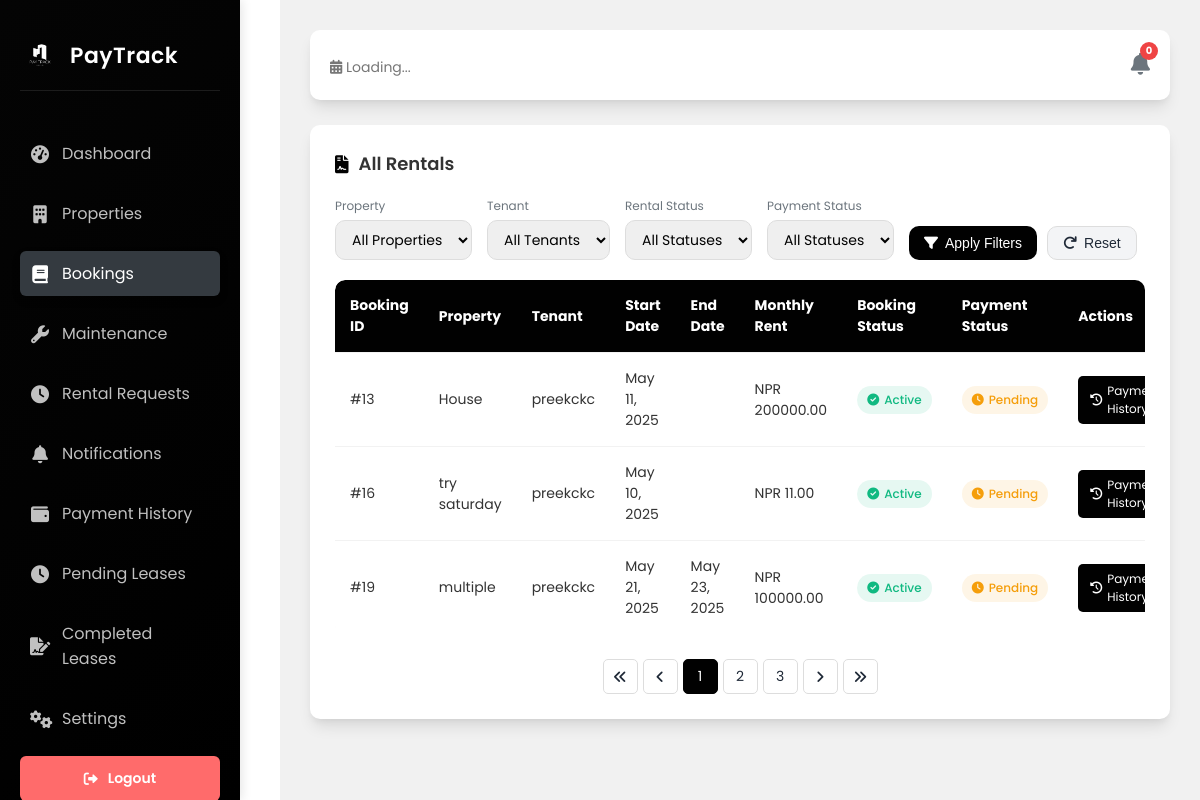
The page /bookings/ (signed in) on the database its author committed.
### user/models.py (models this page shows, shortened)
class Property(models.Model):
    PROPERTY_TYPES = [
        ('house', 'House'),
        ('apartment', 'Apartment'),
        ('villa', 'Villa'),
        ('land', 'Land'),
    ]
    homeowner = models.ForeignKey(
        settings.AUTH_USER_MODEL,
        on_delete=models.CASCADE,
        related_name='properties',
        null=True,
        blank=True
    )
    title = models.CharField(max_length=200, default="Unnamed Property")
    location = models.CharField(max_length=200, default="Unknown Location")
    property_type = models.CharField(max_length=20, choices=PROPERTY_TYPES, default='house')
    price = models.DecimalField(max_digits=10, decimal_places=2, default=0.00)
    bedrooms = models.IntegerField(null=True, blank=True, default=1)
    bathrooms = models.IntegerField(null=True, blank=True, default=1)
    description = models.TextField(default="No description available.")
    image = models.ImageField(upload_to='properties/', default='default_property.jpg')
    featured = models.BooleanField(default=False)
    is_available = models.BooleanField(default=True)  # New: To show if property is rented

class CustomUser(AbstractUser):
    USER_TYPE_CHOICES = (
        ('tenant', 'Tenant'),
        ('home owner', 'Home Owner'),
    )
    email = models.EmailField(unique=True,null=True)  # Ensuring unique emails for authentication
    user_type = models.CharField(max_length=20, choices=USER_TYPE_CHOICES, default='customer')
    phone_number = models.CharField(max_length=15, blank=True, null=True)
    address = models.TextField(blank=True, null=True)
    company_name = models.CharField(max_length=255, blank=True, null=True)
    date_of_birth = models.DateField(blank=True, null=True)
    USERNAME_FIELD = 'email'  # Login with email instead of username
    REQUIRED_FIELDS = ['username']  # Keep username as an optional field if necessary

class Rental(models.Model):
    tenant = models.ForeignKey(
        settings.AUTH_USER_MODEL,
        on_delete=models.CASCADE,
        limit_choices_to={'user_type': 'tenant'}
    )
    property = models.ForeignKey(Property, on_delete=models.CASCADE)
    rent_amount = models.DecimalField(max_digits=10, decimal_places=2)
    start_date = models.DateField()
    end_date = models.DateField(blank=True, null=True)
    is_active = models.BooleanField(default=True)

### user/views.py (the view)
# urls.py: path('bookings/', views.booking_list, name='booking_list'),
@login_required
def booking_list(request):
    if request.user.user_type == 'home owner':
        rentals = Rental.objects.filter(
            property__homeowner=request.user,
            is_active=True
        ).select_related('property', 'tenant').prefetch_related('property__images')
        pending_leases = RentalRequest.objects.filter(
            property__homeowner=request.user,
            status='approved'
        ).exclude(
            rental_lease_agreement__rental__isnull=False
        ).select_related('property', 'tenant', 'rental_lease_agreement').prefetch_related('property__images')
        rental_data = []
        for rental in rentals:
            current_month = timezone.now().replace(day=1)
            payment = RentPayment.objects.filter(
                rental=rental,
                month=current_month
            ).first()
            lease_agreement = getattr(rental, 'rental_lease_agreement', None)
            rental_data.append({
                'id': rental.id,
                'property': rental.property,
                'tenant': rental.tenant,
                'start_date': rental.start_date,
                'end_date': rental.end_date,  # Ensure this is included
                'monthly_rent': rental.rent_amount,
                'status': 'active',
                'payment_status': 'paid' if payment and payment.is_paid else 'pending',
                'payment': payment,
                'lease_signed': True,
                'is_rental': True,
                'type': 'rental'
            })
        for pending_request in pending_leases:
            lease = getattr(pending_request, 'rental_lease_agreement', None)
            rental_data.append({
                'id': pending_request.id,
                'property': pending_request.property,
                'tenant': pending_request.tenant,
                'start_date': pending_request.start_date,
                'end_date': pending_request.end_date,  # Include end date from rental request
                'monthly_rent': pending_request.property.price,
                'status': 'pending_lease',
                'payment_status': 'n/a',
                'payment': None,
                'lease_signed': False,
                'is_rental': False,
                'lease_agreement': lease,
                'type': 'rental_request'
            })
        context = {
            'bookings': rental_data,
            'is_homeowner': True
        }
    else:
        rentals = Rental.objects.filter(tenant=request.user, is_active=True).prefetch_related('property__images')
        booking_data = []
        for rental in rentals:
            booking_data.append({
                'id': rental.id,
                'property': rental.property,
                'tenant': rental.tenant,
                'start_date': rental.start_date,
                'end_date': rental.end_date,
                'rent_amount': rental.rent_amount,
                'is_active': rental.is_active
            })
        context = {
            'bookings': booking_data,
            'is_homeowner': False
        }
    return render(request, 'user/booking_list.html', context)

### user/templates/user/booking_list.html (shortened to what this page needs)
{% block content %}
<!DOCTYPE html>
<html lang="en">
<head>
  {% load static %}
  <link rel="stylesheet" href="{% static 'css/dashboard.css' %}">
  <link href="https://cdnjs.cloudflare.com/ajax/libs/font-awesome/6.0.0-beta3/css/all.min.css" rel="stylesheet">
</head>
<body>
  <div class="dashboard-container">
    <aside class="sidebar">
      <div class="logo-container">
        <img src="{% static 'images/logo.png' %}" alt="PayTrack Logo" class="logo">
        <span>PayTrack</span>
      </div>
      <nav class="menu">
        <ul>
          <li><a href="{% url 'dashboard' %}"><i class="fas fa-tachometer-alt"></i> <span>Dashboard</span></a></li>
          <li><a href="{% url 'property_list' %}"><i class="fas fa-building"></i> <span>Properties</span></a></li>
          <li class="active"><a href="{% url 'booking_list' %}"><i class="fas fa-book"></i> <span>Bookings</span></a></li>
          <li><a href="/owner/maintenance/"><i class="fas fa-wrench"></i> <span>Maintenance</span></a></li>
          <li><a href="{% url 'manage_rental_requests' %}"><i class="fas fa-clock"></i> <span>Rental Requests</span></a></li>
          <li><a href="{% url 'notifications' %}"><i class="fas fa-bell"></i> <span>Notifications</span></a></li>
          <li>
            <a href="{% url 'homeowner_payment_history' %}">
              <i class="fas fa-wallet"></i>
              <span>Payment History</span>
            </a>
          </li>
          <li><a href="{% url 'homeowner_pending_leases' %}"><i class="fas fa-clock"></i> <span>Pending Leases</span></a></li>
<li><a href="{% url 'homeowner_signed_leases' %}"><i class="fas fa-file-signature"></i> <span>Completed Leases</span></a></li>
          <li><a href="{% url 'settings' %}"><i class="fas fa-cogs"></i> <span>Settings</span></a></li>
        </ul>
      </nav>
      <button class="logout" onclick="window.location.href='{% url 'logout' %}'">
        <i class="fas fa-sign-out-alt"></i> <span>Logout</span>
      </button>
    </aside>
    <main class="main-content">
      <header class="header">
        <div class="header-content">
          <p class="date" id="currentDateTime"><i class="fas fa-calendar-alt"></i> Loading...</p>
        </div>
        <div class="search-notification">
          <div class="notification">
            <i class="fas fa-bell"></i>
            <span class="notification-badge">0</span>
          </div>
        </div>
      </header>
      <section class="rental-section">
        <div class="section-header">
          <h2><i class="fas fa-file-contract"></i> All Rentals</h2>
        </div>
        <div class="filters">
          <div class="filter-group">
            <label for="property-filter">Property</label>
            <select id="property-filter">
              <option value="">All Properties</option>
            </select>
          </div>
          <div class="filter-group">
            <label for="tenant-filter">Tenant</label>
            <select id="tenant-filter">
              <option value="">All Tenants</option>
            </select>
          </div>
          <div class="filter-group">
            <label for="status-filter">Rental Status</label>
            <select id="status-filter">
              <option value="">All Statuses</option>
            </select>
          </div>
          <div class="filter-group">
            <label for="payment-filter">Payment Status</label>
            <select id="payment-filter">
              <option value="">All Statuses</option>
            </select>
          </div>
          <div class="filter-buttons">
            <button class="btn-filter">
              <i class="fas fa-filter"></i> Apply Filters
            </button>
            <button class="btn-reset">
              <i class="fas fa-redo"></i> Reset
            </button>
          </div>
        </div>
        <div class="table-container">
          <table class="styled-table">
            <thead>
              <tr>
                <th>Booking ID</th>
                <th>Property</th>
                <th>Tenant</th>
                <th>Start Date</th>
                <th>End Date</th>
                <th>Monthly Rent</th>
                <th>Booking Status</th>
                <th>Payment Status</th>
                <th>Actions</th>
              </tr>
            </thead>
            <tbody>
              {% if is_homeowner %}
                {% if bookings %}
                  {% for booking in bookings %}
                  <tr>
                    <td>#{{ booking.id }}</td>
                    <td>{{ booking.property.title }}</td>
                    <td>{{ booking.tenant.email }}</td>
                    <td>{{ booking.start_date|date:"M d, Y" }}</td>
                    <td class="px-6 py-4 whitespace-nowrap text-sm text-gray-500">
                      <span class="date-text">
                          {% if booking.end_date %}{{ booking.end_date|date:"M d, Y" }}{% else %}N/A{% endif %}
                      </span>
                  </td>
                  {% if booking.type == 'rental' %}
                  <td>NPR {{ booking.monthly_rent|floatformat:2 }}</td>
                  <td>
                    <span class="status {{ booking.status }}">
                      <i class="fas fa-{% if booking.status == 'active' %}check-circle{% elif booking.status == 'pending' %}clock{% elif booking.status == 'expired' %}calendar-times{% endif %}"></i>
                      {{ booking.status|capfirst }}
                    </span>
                  </td>
                  <td>
                    <span class="payment-status {{ booking.payment_status }}">
                      <i class="fas fa-{% if booking.payment_status == 'paid' %}check-circle{% elif booking.payment_status == 'pending' %}clock{% elif booking.payment_status == 'overdue' %}exclamation-circle{% endif %}"></i>
                      {{ booking.payment_status|capfirst }}
                    </span>
                  </td>
                  <td>
                    <div class="actions">
                      <form method="POST" action="{% url 'terminate_lease' booking.id %}" onsubmit="return confirm('Are you sure you want to terminate this lease?');">
                        {% csrf_token %}
                        <button type="submit" class="btn-action btn-terminate">
                          <i class="fas fa-times-circle"></i> Terminate
                        </button>
                      </form>
                      <form method="POST" action="{% url 'delete_lease' booking.id %}" onsubmit="return confirm('Are you sure you want to delete this lease permanently?');" style="width: 100%;">
                        {% csrf_token %}
                        <button type="submit" class="btn-action btn-delete">
                          <i class="fas fa-trash-alt"></i> Delete
                        </button>
                      </form>
                    </div>
                  </td>
                {% elif booking.type == 'rental_request' %}
                  <td>Pending Signature</td>
                  <td>NPR {{ booking.monthly_rent|floatformat:2 }}</td>
                  <td>
                    <span class="status pending">
                      <i class="fas fa-clock"></i> Inactive
                    </span>
                  </td>
                  <td>
                    <div class="actions">
                      {% if booking.lease_agreement and booking.lease_agreement.id %}
                      <a href="{% url 'view_rental_lease' booking.lease_agreement.id %}" class="btn-action btn-view">
                        <i class="fas fa-file-signature"></i> View Lease
                      </a>
                      {% endif %}
                      <form method="POST" action="{% url 'delete_rental_request' booking.id %}" onsubmit="return confirm('Are you sure you want to delete this rental request permanently?');">
                        {% csrf_token %}
                        <button type="submit" class="btn-action btn-delete">
                          <i class="fas fa-trash-alt"></i> Delete
                        </button>
                      </form>
                    </div>
                  </td>
                {% endif %}
                  </tr>
                  {% endfor %}
                {% else %}
                  <tr>
                    <td colspan="9" class="no-data">No active rentals or pending lease requests found.</td>
                  </tr>
                {% endif %}
              {% else %}
                {% if bookings %}
                  {% for booking in bookings %}
                  <tr>
                    <td>#{{ booking.id }}</td>
                    <td>{{ booking.property.title }}</td>
                    <td>{{ booking.tenant.username }}</td>
                    <td>{{ booking.start_date|date:"M d, Y" }}</td>
                    <td>{{ booking.end_date|date:"M d, Y" }}</td>
                    <td>NPR {{ booking.rent_amount|floatformat:2 }}</td>
                    <td>
                      <span class="status {% if booking.is_active %}active{% else %}expired{% endif %}">
                        <i class="fas fa-{% if booking.is_active %}check-circle{% else %}calendar-times{% endif %}"></i>
                        {% if booking.is_active %}Active{% else %}Expired{% endif %}
                      </span>
                    </td>
                    <td>
                      <span class="payment-status pending">
                        <i class="fas fa-clock"></i> Pending
                      </span>
                    </td>
                    <td>
                      <div class="actions">
                        <a href="{% url 'tenant_payment_history' %}" class="btn-action btn-view">
                          <i class="fas fa-history"></i> Payment History
                        </a>
                      </div>
                    </td>
                  </tr>
                  {% endfor %}
                {% else %}
                  <tr>
                    <td colspan="9" class="no-data">No rental agreements found.</td>
                  </tr>
                {% endif %}
              {% endif %}
            </tbody>
          </table>
        </div>
        <div class="pagination">
          <a href="#" class="pagination-item"><i class="fas fa-angle-double-left"></i></a>
          <a href="#" class="pagination-item"><i class="fas fa-angle-left"></i></a>
          <a href="#" class="pagination-item active">1</a>
          <a href="#" class="pagination-item">2</a>
          <a href="#" class="pagination-item">3</a>
          <a href="#" class="pagination-item"><i class="fas fa-angle-right"></i></a>
          <a href="#" class="pagination-item"><i class="fas fa-angle-double-right"></i></a>
        </div>
      </section>
    </main>
  </div>
</body>
</html>
{% endblock %}

### rows shown on the page
Property: id "13", property "House", tenant.username "preekckc", start_date "May 11, 2025", rent_amount "200000.00"
Property: id "16", property "try saturday", tenant.username "preekckc", start_date "May 10, 2025", rent_amount "11.00"
Property: id "19", property "multiple", tenant.username "preekckc", start_date "May 21, 2025", end_date "May 23, 2025", rent_amount "100000.00"
